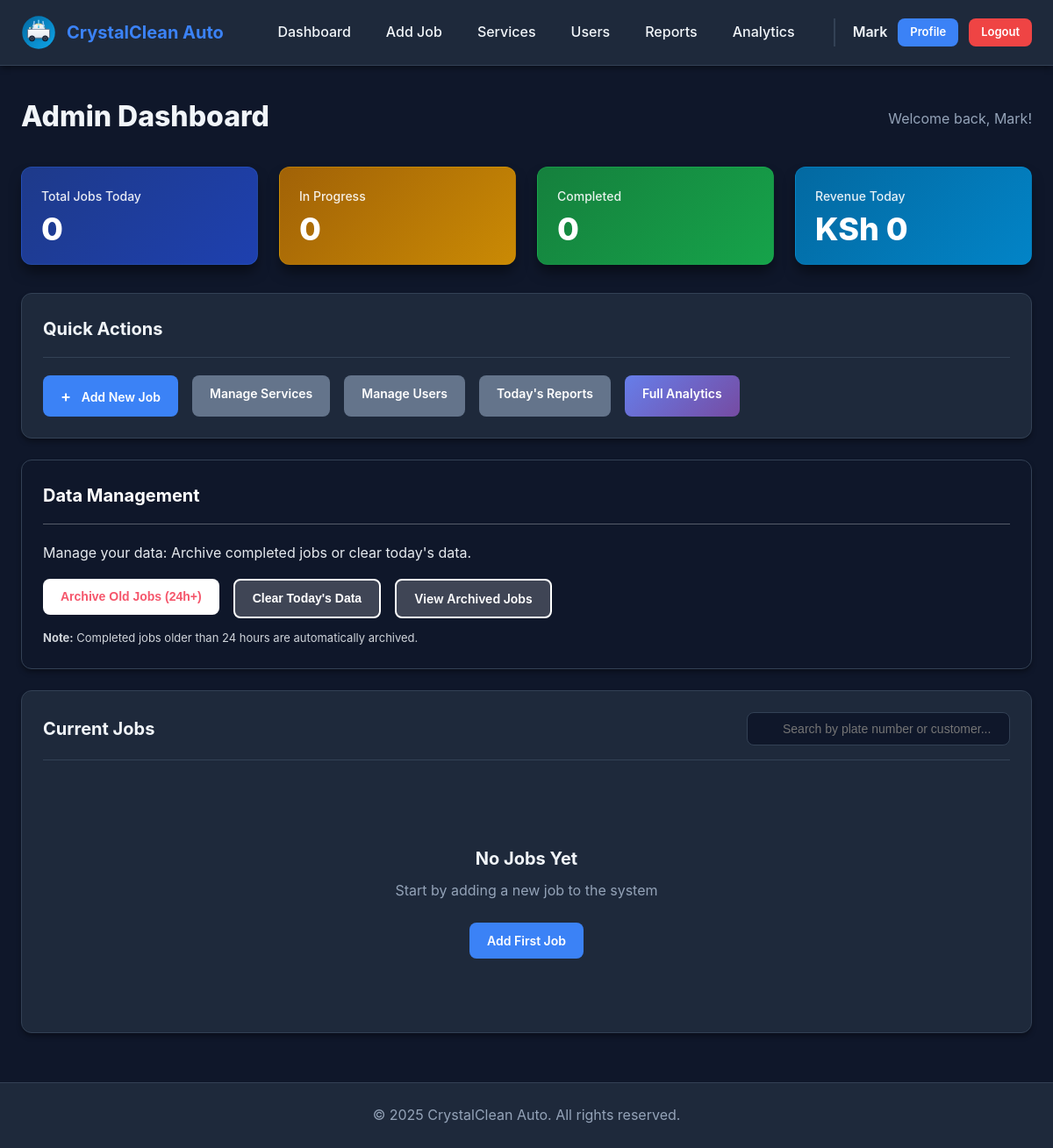
The app's page /admin/dashboard (signed in), older data.
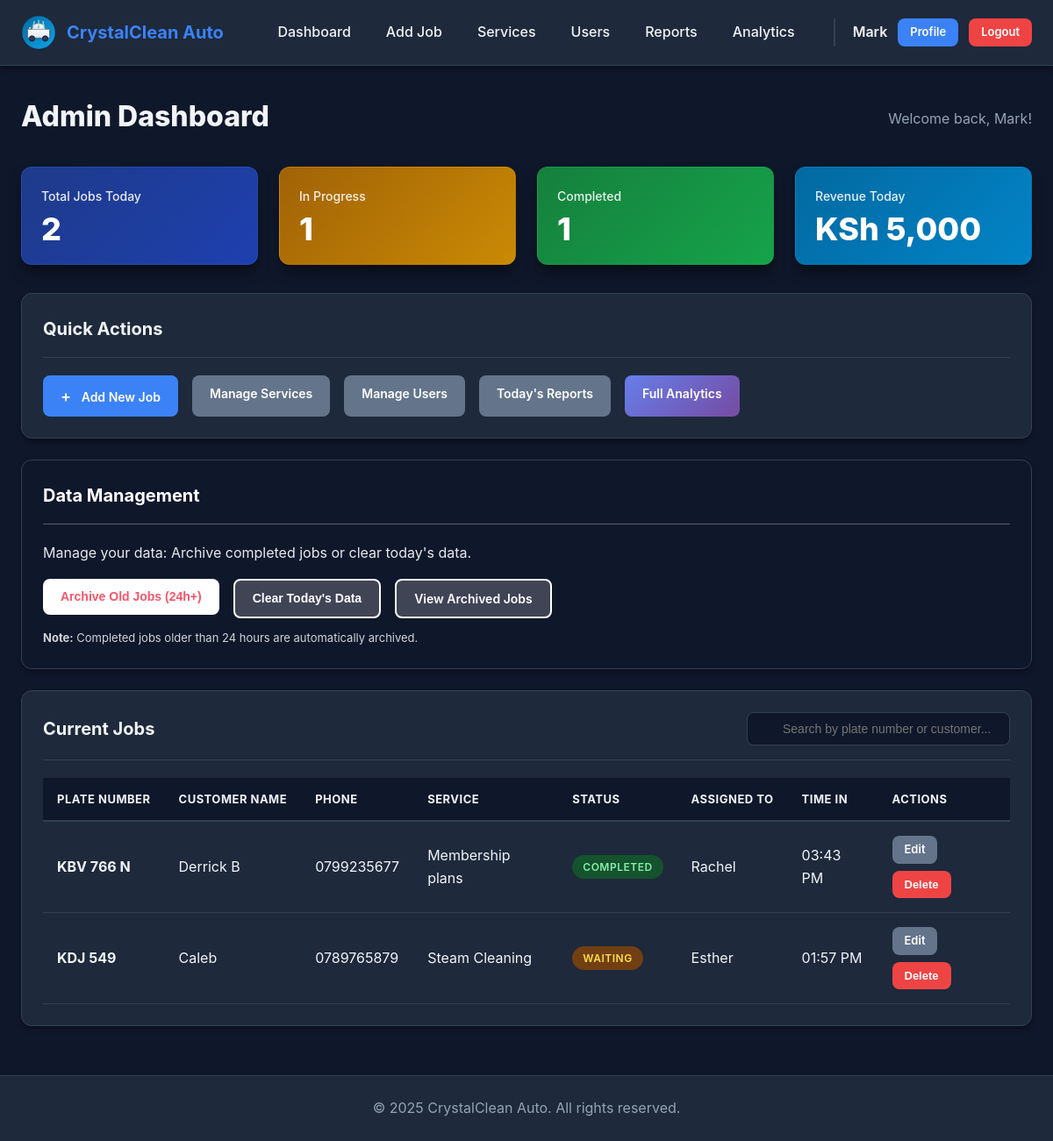
The same page, newer data.
### app/models.py (models this page shows, shortened)
class User(UserMixin, db.Model):
    __tablename__ = 'users'
    id = db.Column(db.Integer, primary_key=True)
    username = db.Column(db.String(80), unique=True, nullable=False, index=True)
    full_name = db.Column(db.String(120), nullable=False)
    email = db.Column(db.String(120), unique=True, nullable=False)
    password_hash = db.Column(db.String(255), nullable=False)
    role = db.Column(db.String(20), nullable=False, default='staff')  # 'admin' or 'staff'
    is_active = db.Column(db.Boolean, default=True)
    created_at = db.Column(db.DateTime, default=datetime.utcnow)
    cars = db.relationship('Car', backref='assigned_user', lazy='dynamic')
    notifications = db.relationship('Notification', backref='user', lazy='dynamic')

class Car(db.Model):
    __tablename__ = 'cars'
    id = db.Column(db.Integer, primary_key=True)
    customer_name = db.Column(db.String(120), nullable=False)
    customer_phone = db.Column(db.String(20), nullable=False)
    customer_email = db.Column(db.String(120))
    plate_number = db.Column(db.String(20), nullable=False, unique=True, index=True)
    car_model = db.Column(db.String(100))
    service_id = db.Column(db.Integer, db.ForeignKey('services.id'), nullable=False)
    assigned_user_id = db.Column(db.Integer, db.ForeignKey('users.id'), nullable=False)
    status = db.Column(db.String(20), default='Waiting')  # Waiting, Washing, Detailing, Ready for Pickup, Completed
    time_in = db.Column(db.DateTime, default=datetime.utcnow, nullable=False)
    time_out = db.Column(db.DateTime)
    notes = db.Column(db.Text)

class Service(db.Model):
    __tablename__ = 'services'
    id = db.Column(db.Integer, primary_key=True)
    name = db.Column(db.String(100), unique=True, nullable=False)
    description = db.Column(db.Text)
    price = db.Column(db.Float, nullable=False)
    duration = db.Column(db.Integer, nullable=False)  # Duration in minutes
    is_active = db.Column(db.Boolean, default=True)
    created_at = db.Column(db.DateTime, default=datetime.utcnow)
    cars = db.relationship('Car', backref='service', lazy='dynamic')

### app/routes.py (the view)
@app.route('/admin/dashboard')
@login_required
@admin_required
def admin_dashboard():
    auto_archive_old_jobs()
    start_of_day_utc, end_of_day_utc = get_today_start_end_utc()
    total_jobs = Car.query.filter(
        Car.time_in >= start_of_day_utc,
        Car.time_in <= end_of_day_utc
    ).count()
    in_progress = Car.query.filter(
        Car.status.in_(['Waiting', 'Washing', 'Detailing', 'Ready for Pickup'])
    ).count()
    completed_today = Car.query.filter(
        Car.status == 'Completed',
        Car.time_out != None,
        Car.time_out >= start_of_day_utc,
        Car.time_out <= end_of_day_utc
    ).count()
    completed_jobs_today = Car.query.filter(
        Car.status == 'Completed',
        Car.time_out != None,
        Car.time_out >= start_of_day_utc,
        Car.time_out <= end_of_day_utc
    ).all()
    revenue = sum([job.service.price for job in completed_jobs_today])
    active_cars = Car.query.filter(
        db.or_(
            Car.status != 'Completed',
            db.and_(
                Car.status == 'Completed',
                Car.time_out >= start_of_day_utc,
                Car.time_out <= end_of_day_utc
            )
        )
    ).order_by(Car.time_in.desc()).all()
    for car in active_cars:
        car.time_in_display = kenya_time(car.time_in)
        car.time_out_display = kenya_time(car.time_out)
    stats = {
        'total_jobs': total_jobs,
        'in_progress': in_progress,
        'completed': completed_today,
        'revenue': f'{revenue:,.0f}'
    }
    return render_template('admin_dashboard.html', stats=stats, cars=active_cars)

### app/models.py (called while the page is built)
@login_manager.user_loader
def load_user(user_id):
    return User.query.get(int(user_id))

### app/routes.py (called while the page is built, shortened)
def kenya_time(dt):
    if dt is None:
        return None
    return dt + timedelta(hours=3)

def get_today_start_end_utc():
    now_kenya = datetime.utcnow() + timedelta(hours=3)
    today_kenya = now_kenya.date()
    start_of_day_kenya = datetime.combine(today_kenya, datetime.min.time())
    start_of_day_utc = start_of_day_kenya - timedelta(hours=3)
    end_of_day_kenya = datetime.combine(today_kenya, datetime.max.time())
    end_of_day_utc = end_of_day_kenya - timedelta(hours=3)
    return start_of_day_utc, end_of_day_utc

def auto_archive_old_jobs():
    cutoff_time = datetime.utcnow() - timedelta(hours=24)
    old_completed_jobs = Car.query.filter(
        Car.status == 'Completed',
        Car.time_out != None,
        Car.time_out < cutoff_time
    ).all()
    archived_count = 0
    if archived_count > 0:
        db.session.commit()
        print(f"[AUTO-ARCHIVE] Archived {archived_count} completed jobs older than 24 hours")
    return archived_count

### app/utils.py (called while the page is built)
def admin_required(f):
    @wraps(f)
    def decorated_function(*args, **kwargs):
        if not current_user.is_authenticated:
            flash('Please log in to access this page.', 'error')
            return redirect(url_for('login'))
        if current_user.role != 'admin':
            flash('You do not have permission to access this page.', 'error')
            return redirect(url_for('staff_dashboard'))
        return f(*args, **kwargs)
    return decorated_function

### app/templates/admin_dashboard.html (shortened to what this page needs)
{% extends "base.html" %} <--! It's inheriting the footer, navbar, from base.html(parent) to reduce repetition-->
{% block content %}
<div class="dashboard-header" style="margin-bottom: 32px;">
    <h1 style="font-size: 32px; font-weight: 800; color: var(--text-dark);">Admin Dashboard</h1>
    <p style="color: var(--text-light); margin-top: 8px;">Welcome back, {{ current_user.username }}!</p>
</div>
<div class="stats-grid">
    <div class="stat-card">
        <div class="stat-label">Total Jobs Today</div>
        <div class="stat-value">{{ stats.total_jobs }}</div>
    </div>
    <div class="stat-card stat-warning">
        <div class="stat-label">In Progress</div>
        <div class="stat-value">{{ stats.in_progress }}</div>
    </div>
    <div class="stat-card stat-success">
        <div class="stat-label">Completed</div>
        <div class="stat-value">{{ stats.completed }}</div>
    </div>
    <div class="stat-card stat-info">
        <div class="stat-label">Revenue Today</div>
        <div class="stat-value">KSh {{ stats.revenue }}</div>
    </div>
</div>
<div class="card">
    <div class="card-header">
        <h2 class="card-title">Quick Actions</h2>
    </div>
    <div class="card-body">
        <div class="flex gap-2" style="flex-wrap: wrap;">
            <a href="{{ url_for('add_car') }}" class="btn btn-primary">
                <span style="font-size: 18px; margin-right: 8px;">+</span> Add New Job
            </a>
            <a href="{{ url_for('manage_services') }}" class="btn btn-secondary">
                Manage Services
            </a>
            <a href="{{ url_for('manage_users') }}" class="btn btn-secondary">
                Manage Users
            </a>
            <a href="{{ url_for('reports') }}" class="btn btn-secondary">
                Today's Reports
            </a>
            <a href="{{ url_for('analytics') }}" class="btn btn-secondary" style="background: linear-gradient(135deg, #667eea, #764ba2); border: none;">
                Full Analytics
            </a>
        </div>
    </div>
</div>
<div class="card" style="background: #0f172a;">
    <div class="card-header" style="border-bottom-color: rgba(255,255,255,0.3);">
        <h2 class="card-title" style="color: white;">Data Management</h2>
    </div>
    <div class="card-body">
        <p style="margin-bottom: 16px; opacity: 0.95;">Manage your data: Archive completed jobs or clear today's data.</p>
        <div class="flex gap-2" style="flex-wrap: wrap;">
            <form method="POST" action="{{ url_for('archive_now') }}" style="display: inline;">
                <button type="submit" class="btn" style="background-color: white; color: #f5576c; font-weight: 600;">
                    Archive Old Jobs (24h+)
                </button>
            </form>
            <form method="POST" action="{{ url_for('clear_today_data') }}" style="display: inline;" onsubmit="return confirm('This will clear all of today\'s jobs! Completed jobs will be archived. Continue?')">
                <button type="submit" class="btn" style="background-color: rgba(255,255,255,0.2); color: white; border: 2px solid white;">
                    Clear Today's Data
                </button>
            </form>
            <a href="{{ url_for('view_archived_jobs') }}" class="btn" style="background-color: rgba(255,255,255,0.2); color: white; border: 2px solid white;">
                View Archived Jobs
            </a>
        </div>
        <p style="margin-top: 12px; font-size: 13px; opacity: 0.85;">
            <strong>Note:</strong> Completed jobs older than 24 hours are automatically archived.
        </p>
    </div>
</div>
<div class="card">
    <div class="card-header">
        <h2 class="card-title">Current Jobs</h2>
        <div class="search-bar" style="width: 300px;">
            <input type="text" class="form-control" placeholder="Search by plate number or customer..." id="searchInput" onkeyup="searchTable()">
        </div>
    </div>
    <div class="card-body">
        {% if cars %}
        <div class="table-responsive">
            <table class="table" id="jobsTable">
                <thead>
                    <tr>
                        <th>Plate Number</th>
                        <th>Customer Name</th>
                        <th>Phone</th>
                        <th>Service</th>
                        <th>Status</th>
                        <th>Assigned To</th>
                        <th>Time In</th>
                        <th>Actions</th>
                    </tr>
                </thead>
                <tbody>
                    {% for car in cars %}
                    <tr>
                        <td><strong>{{ car.plate_number }}</strong></td>
                        <td>{{ car.customer_name }}</td>
                        <td>{{ car.customer_phone }}</td>
                        <td>{{ car.service.name }}</td>
                        <td>
                            <span class="badge badge-{{ car.status.lower().replace(' ', '-') }}">
                                {{ car.status }}
                            </span>
                        </td>
                        <td>{{ car.assigned_user.username if car.assigned_user else 'Unassigned' }}</td>
                        <td>{{ car.time_in_display.strftime('%I:%M %p') if car.time_in_display else 'N/A' }}</td>
                        <td>
                            <div class="action-buttons">
                                <a href="{{ url_for('edit_car', car_id=car.id) }}" class="btn btn-sm btn-secondary">Edit</a>
                                <form method="POST" action="{{ url_for('delete_car', car_id=car.id) }}" style="display: inline;" onsubmit="return confirm('Are you sure you want to delete this job?')">
                                    <button type="submit" class="btn btn-sm btn-danger">Delete</button>
                                </form>
                            </div>
                        </td>
                    </tr>
                    {% endfor %}
                </tbody>
            </table>
        </div>
        {% else %}
        <div class="empty-state">
            <h3 class="empty-state-title">No Jobs Yet</h3>
            <p class="empty-state-text">Start by adding a new job to the system</p>
            <a href="{{ url_for('add_car') }}" class="btn btn-primary">Add First Job</a>
        </div>
        {% endif %}
    </div>
</div>
{% endblock %}

### app/templates/base.html (shortened to what this page needs)
<!DOCTYPE html>
<html lang="en">
<head>
    <link rel="stylesheet" href="{{ url_for('static', filename='css/style.css') }}">
</head>
<body>
    {% if current_user.is_authenticated %}
<nav class="navbar">
    <div class="nav-container">
        <div class="nav-brand">
            <img src="{{ url_for('static', filename='images/favicon.svg') }}" alt="CrystalClean Logo" class="logo">
            <span class="brand-name">CrystalClean Auto</span>
        </div>
        <ul class="nav-menu">
            {% if current_user.is_authenticated %}
                {% if current_user.role == 'admin' %}
                    <li><a href="{{ url_for('admin_dashboard') }}" class="nav-link {% if request.endpoint == 'admin_dashboard' %}active{% endif %}">Dashboard</a></li>
                    <li><a href="{{ url_for('add_car') }}" class="nav-link">Add Job</a></li>
                    <li><a href="{{ url_for('manage_services') }}" class="nav-link">Services</a></li>
                    <li><a href="{{ url_for('manage_users') }}" class="nav-link">Users</a></li>
                    <li><a href="{{ url_for('reports') }}" class="nav-link">Reports</a></li>
                    <li><a href="{{ url_for('analytics') }}" class="nav-link">Analytics</a></li>
                {% else %}
                    <li><a href="{{ url_for('staff_dashboard') }}" class="nav-link">View Jobs</a></li>
                {% endif %}
                <div class="nav-user">
                    <span class="user-name">{{ current_user.username }}</span>
                    <a href="{{ url_for('view_profile') }}" class="btn btn-sm btn-primary">Profile</a>
                    <a href="{{ url_for('logout') }}" class="btn btn-sm btn-danger">Logout</a>
                </div>
            {% endif %}
        </ul>
    </div>
</nav>
    {% endif %}
    <main class="main-content">
        {% block content %}{% endblock %}
    </main>
    <footer class="footer">
        <p>&copy; 2025 CrystalClean Auto. All rights reserved.</p>
    </footer>
</body>
</html>

Row changes from the older to the newer data that the page shows:
added Car: plate_number "KBV 766 N", customer_name "Derrick B", customer_phone "0799235677", service.name "Membership plans", status "COMPLETED", assigned_user "Rachel", time_in_display "03:43 PM"
added Car: plate_number "KDJ 549", customer_name "Caleb", customer_phone "0789765879", service.name "Steam Cleaning", status "WAITING", assigned_user "Esther", time_in_display "01:57 PM"
Text that changed along with them:
{{ stats.total_jobs }}: "0" → "2"
{{ stats.in_progress }}: "0" → "1"
{{ stats.completed }}: "0" → "1"
{{ stats.revenue }}: "0" → "5,000"
text no longer shown: "No Jobs Yet Start by adding a new job to the system Add First Job"
text now shown: "PLATE NUMBER CUSTOMER NAME PHONE SERVICE STATUS ASSIGNED TO TIME IN ACTIONS"
